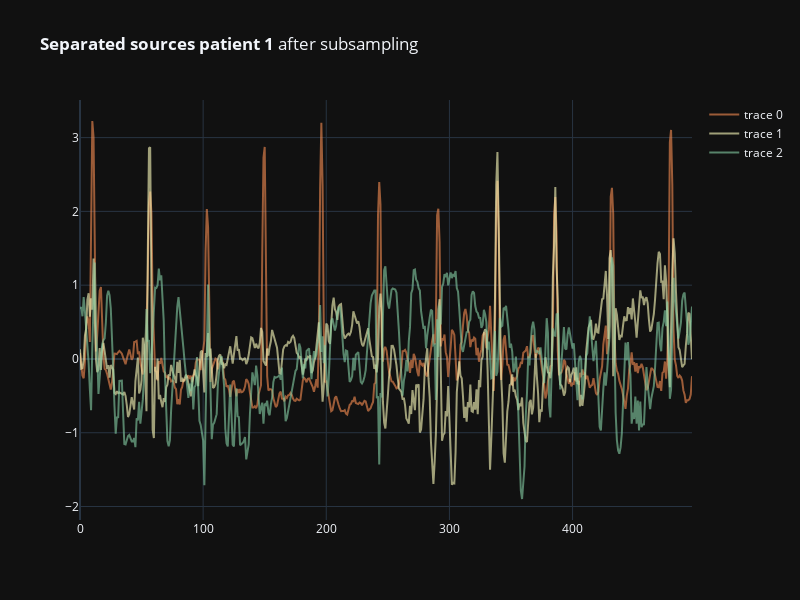

The cell this chart's notebook holds for it:
### Code cell
plot_all_st(train_info2["features_avg"].numpy().squeeze()[0,:,:], clustering=None, title="<b>Separated sources patient 1</b> after subsampling")

### Figure 1 — Plotly figure (JSON) as saved in the notebook; plotly's stock layout.template omitted (floating-point values rounded to 4 significant figures; data arrays with more than 128 entries replaced by an {"elided": "..."} marker saying what was removed)
{"data": [{"line": {"color": "#f98e52", "width": 2}, "mode": "lines", "opacity": 0.6, "type": "scatter", "visible": true, "y": {"elided": "498 float values"}}, {"line": {"color": "#ffffbe", "width": 2}, "mode": "lines", "opacity": 0.6, "type": "scatter", "visible": true, "y": {"elided": "498 float values"}}, {"line": {"color": "#86cfa5", "width": 2}, "mode": "lines", "opacity": 0.6, "type": "scatter", "visible": true, "y": {"elided": "498 float values"}}], "layout": {"height": 600, "title": {"text": "<b>Separated sources patient 1</b> after subsampling"}, "width": 800, "xaxis": {"autorange": true, "range": [0, 497]}, "yaxis": {"autorange": true, "range": [-2.183, 3.51], "type": "linear"}}}
